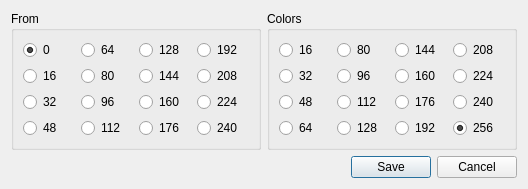
<?xml version="1.0" encoding="UTF-8"?>
<ui version="4.0">
 <class>ExportPaletteSection</class>
 <widget class="QDialog" name="ExportPaletteSection">
  <property name="geometry">
   <rect>
    <x>0</x>
    <y>0</y>
    <width>528</width>
    <height>189</height>
   </rect>
  </property>
  <property name="windowTitle">
   <string>Export Palette Section</string>
  </property>
  <layout class="QVBoxLayout" name="verticalLayout">
   <item>
    <layout class="QHBoxLayout" name="horizontalLayout">
     <item>
      <widget class="QGroupBox" name="groupBox">
       <property name="title">
        <string>From</string>
       </property>
       <layout class="QGridLayout" name="gridLayout">
        <item row="0" column="0">
         <widget class="QRadioButton" name="from000">
          <property name="text">
           <string>0</string>
          </property>
          <property name="checked">
           <bool>true</bool>
          </property>
         </widget>
        </item>
        <item row="0" column="1">
         <widget class="QRadioButton" name="from064">
          <property name="text">
           <string>64</string>
          </property>
         </widget>
        </item>
        <item row="0" column="2">
         <widget class="QRadioButton" name="from128">
          <property name="text">
           <string>128</string>
          </property>
         </widget>
        </item>
        <item row="0" column="3">
         <widget class="QRadioButton" name="from192">
          <property name="text">
           <string>192</string>
          </property>
         </widget>
        </item>
        <item row="1" column="0">
         <widget class="QRadioButton" name="from016">
          <property name="text">
           <string>16</string>
          </property>
         </widget>
        </item>
        <item row="1" column="1">
         <widget class="QRadioButton" name="from080">
          <property name="text">
           <string>80</string>
          </property>
         </widget>
        </item>
        <item row="1" column="2">
         <widget class="QRadioButton" name="from144">
          <property name="text">
           <string>144</string>
          </property>
         </widget>
        </item>
        <item row="1" column="3">
         <widget class="QRadioButton" name="from208">
          <property name="text">
           <string>208</string>
          </property>
         </widget>
        </item>
        <item row="2" column="0">
         <widget class="QRadioButton" name="from032">
          <property name="text">
           <string>32</string>
          </property>
         </widget>
        </item>
        <item row="2" column="1">
         <widget class="QRadioButton" name="from096">
          <property name="text">
           <string>96</string>
          </property>
         </widget>
        </item>
        <item row="2" column="2">
         <widget class="QRadioButton" name="from160">
          <property name="text">
           <string>160</string>
          </property>
         </widget>
        </item>
        <item row="2" column="3">
         <widget class="QRadioButton" name="from224">
          <property name="text">
           <string>224</string>
          </property>
         </widget>
        </item>
        <item row="3" column="0">
         <widget class="QRadioButton" name="from048">
          <property name="text">
           <string>48</string>
          </property>
         </widget>
        </item>
        <item row="3" column="1">
         <widget class="QRadioButton" name="from112">
          <property name="text">
           <string>112</string>
          </property>
         </widget>
        </item>
        <item row="3" column="2">
         <widget class="QRadioButton" name="from176">
          <property name="text">
           <string>176</string>
          </property>
         </widget>
        </item>
        <item row="3" column="3">
         <widget class="QRadioButton" name="from240">
          <property name="text">
           <string>240</string>
          </property>
         </widget>
        </item>
       </layout>
      </widget>
     </item>
     <item>
      <widget class="QGroupBox" name="groupBox_2">
       <property name="title">
        <string>Colors</string>
       </property>
       <layout class="QGridLayout" name="gridLayout_2">
        <item row="0" column="0">
         <widget class="QRadioButton" name="n016">
          <property name="text">
           <string>16</string>
          </property>
         </widget>
        </item>
        <item row="0" column="1">
         <widget class="QRadioButton" name="n080">
          <property name="text">
           <string>80</string>
          </property>
         </widget>
        </item>
        <item row="0" column="2">
         <widget class="QRadioButton" name="n144">
          <property name="text">
           <string>144</string>
          </property>
         </widget>
        </item>
        <item row="0" column="3">
         <widget class="QRadioButton" name="n208">
          <property name="text">
           <string>208</string>
          </property>
         </widget>
        </item>
        <item row="1" column="0">
         <widget class="QRadioButton" name="n032">
          <property name="text">
           <string>32</string>
          </property>
         </widget>
        </item>
        <item row="1" column="1">
         <widget class="QRadioButton" name="n096">
          <property name="text">
           <string>96</string>
          </property>
         </widget>
        </item>
        <item row="1" column="2">
         <widget class="QRadioButton" name="n160">
          <property name="text">
           <string>160</string>
          </property>
         </widget>
        </item>
        <item row="1" column="3">
         <widget class="QRadioButton" name="n224">
          <property name="text">
           <string>224</string>
          </property>
         </widget>
        </item>
        <item row="2" column="0">
         <widget class="QRadioButton" name="n048">
          <property name="text">
           <string>48</string>
          </property>
         </widget>
        </item>
        <item row="2" column="1">
         <widget class="QRadioButton" name="n112">
          <property name="text">
           <string>112</string>
          </property>
         </widget>
        </item>
        <item row="2" column="2">
         <widget class="QRadioButton" name="n176">
          <property name="text">
           <string>176</string>
          </property>
         </widget>
        </item>
        <item row="2" column="3">
         <widget class="QRadioButton" name="n240">
          <property name="text">
           <string>240</string>
          </property>
         </widget>
        </item>
        <item row="3" column="0">
         <widget class="QRadioButton" name="n064">
          <property name="text">
           <string>64</string>
          </property>
         </widget>
        </item>
        <item row="3" column="1">
         <widget class="QRadioButton" name="n128">
          <property name="text">
           <string>128</string>
          </property>
         </widget>
        </item>
        <item row="3" column="2">
         <widget class="QRadioButton" name="n192">
          <property name="text">
           <string>192</string>
          </property>
         </widget>
        </item>
        <item row="3" column="3">
         <widget class="QRadioButton" name="n256">
          <property name="text">
           <string>256</string>
          </property>
          <property name="checked">
           <bool>true</bool>
          </property>
         </widget>
        </item>
       </layout>
      </widget>
     </item>
    </layout>
   </item>
   <item>
    <widget class="QDialogButtonBox" name="buttonBox">
     <property name="orientation">
      <enum>Qt::Horizontal</enum>
     </property>
     <property name="standardButtons">
      <set>QDialogButtonBox::Cancel|QDialogButtonBox::Save</set>
     </property>
    </widget>
   </item>
  </layout>
 </widget>
 <resources/>
 <connections>
  <connection>
   <sender>buttonBox</sender>
   <signal>accepted()</signal>
   <receiver>ExportPaletteSection</receiver>
   <slot>accept()</slot>
   <hints>
    <hint type="sourcelabel">
     <x>248</x>
     <y>254</y>
    </hint>
    <hint type="destinationlabel">
     <x>157</x>
     <y>274</y>
    </hint>
   </hints>
  </connection>
  <connection>
   <sender>buttonBox</sender>
   <signal>rejected()</signal>
   <receiver>ExportPaletteSection</receiver>
   <slot>reject()</slot>
   <hints>
    <hint type="sourcelabel">
     <x>316</x>
     <y>260</y>
    </hint>
    <hint type="destinationlabel">
     <x>286</x>
     <y>274</y>
    </hint>
   </hints>
  </connection>
 </connections>
</ui>
